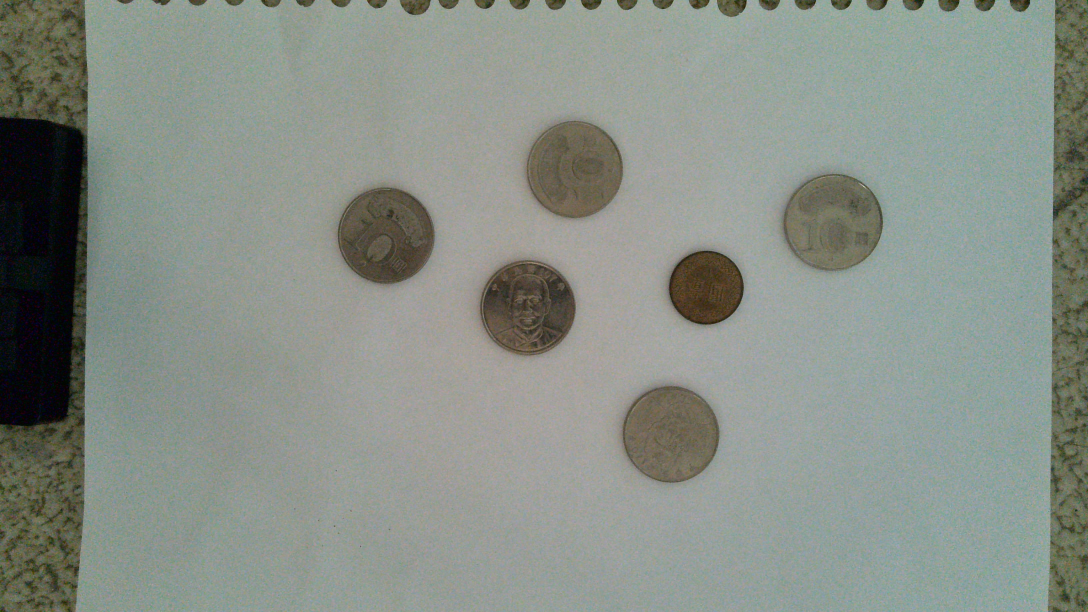
#> input picture DAY1/bright front and back/WIN_20250914_16_53_29_Pro.jpg, 3264 x 1836 px, found by its file name (shown at 1/3 size)
$ python 01_read_show.py
#> lines starting #> are read from the running program, lines starting #| are printed output that depends on the picture


import cv2
import os

print("="*50)
print("OpenCV 範例 01: 讀取並顯示圖片")
print("="*50)

current_dir = os.path.dirname(os.path.abspath(__file__))
parent_dir = os.path.dirname(current_dir)
img_path = "D:\\AWORKSPACE\\Github\\ComputerVisioncourse\\DAY1\\bright front and back\\WIN_20250914_16_53_29_Pro.jpg"

print(f"\n讀取圖片: {os.path.basename(img_path)}")

img = cv2.imread(img_path)
#> img is the input picture: shape (1836, 3264, 3); mean B, G, R 135.5, 143.7, 136.4

if img is None:
    print("錯誤：無法讀取圖片！")
else:
    print(f"原始圖片尺寸: {img.shape[1]} x {img.shape[0]}")
#| 原始圖片尺寸: 3264 x 1836

    max_width = 800
    max_height = 600
    height, width = img.shape[:2]
#> height = 1836; width = 3264

    if width > max_width or height > max_height:
        scale = min(max_width/width, max_height/height)
#> scale = 0.245
        new_width = int(width * scale)
#> new_width = 800
        new_height = int(height * scale)
#> new_height = 450
        img_resized = cv2.resize(img, (new_width, new_height))
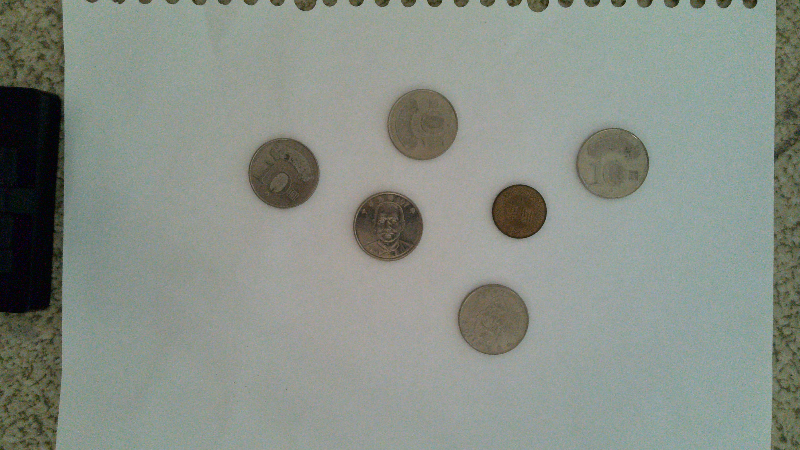
#> img_resized: shape (450, 800, 3); mean B, G, R 135.4, 143.6, 136.3
        print(f"縮放後尺寸: {new_width} x {new_height}")
#| 縮放後尺寸: 800 x 450
    else:
        img_resized = img
        print("圖片尺寸適中，不需縮放")

    cv2.imshow('Image', img_resized)
    print("\n按任意鍵關閉視窗...")
    cv2.waitKey(0)
    cv2.destroyAllWindows()

    print("\n完成！")

$ run again, with DAY1/bright front and back/WIN_20250914_16_54_03_Pro.jpg copied over DAY1/bright front and back/WIN_20250914_16_53_29_Pro.jpg
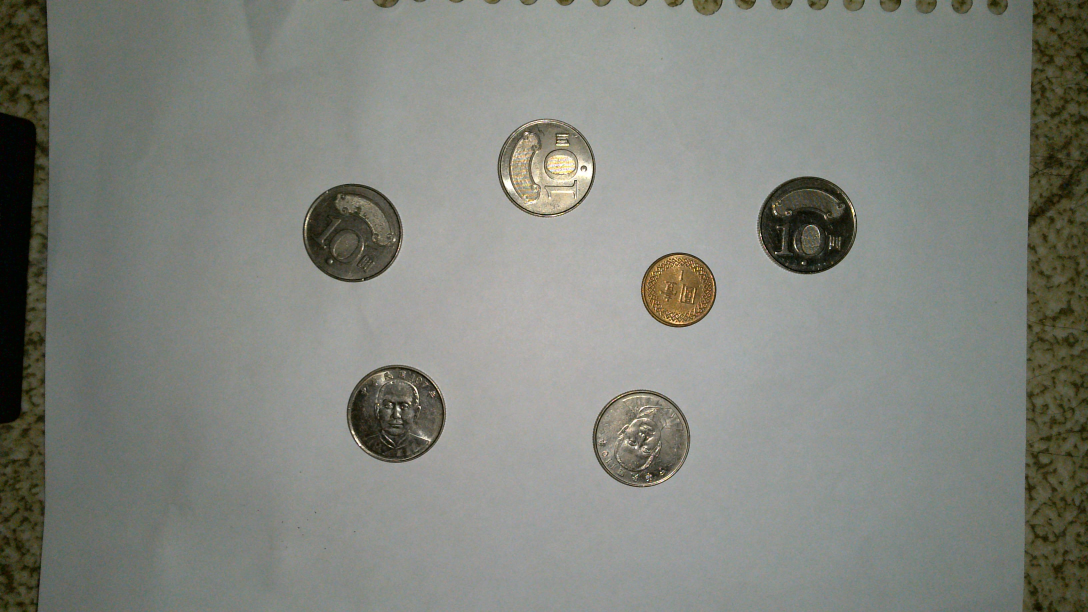
#> input picture DAY1/bright front and back/WIN_20250914_16_54_03_Pro.jpg, 3264 x 1836 px, found by its file name (shown at 1/3 size)
#> img is the input picture: shape (1836, 3264, 3); mean B, G, R 124.9, 132.1, 129.4
#| 原始圖片尺寸: 3264 x 1836
#> `img_resized = cv2.resize(img, (new_width, new_height))`:
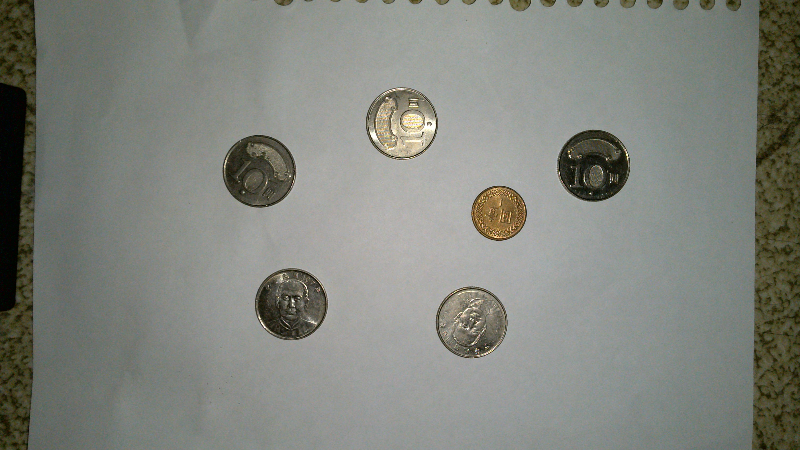
#> img_resized: shape (450, 800, 3); mean B, G, R 124.8, 132, 129.3
#| 縮放後尺寸: 800 x 450

$ run again, with DAY1/bright front and back/WIN_20250914_16_54_39_Pro.jpg copied over DAY1/bright front and back/WIN_20250914_16_53_29_Pro.jpg
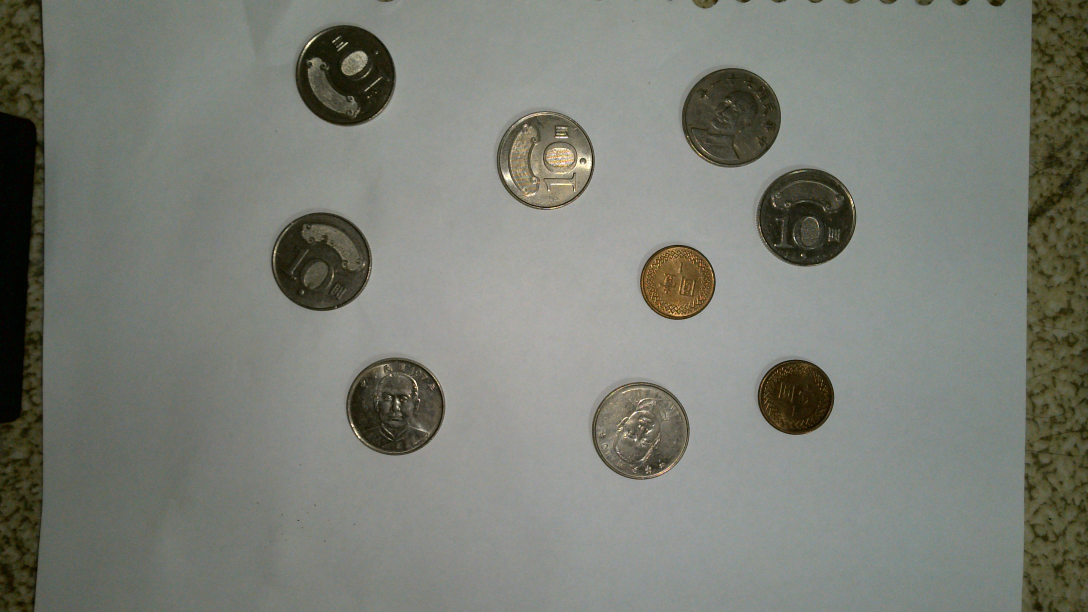
#> input picture DAY1/bright front and back/WIN_20250914_16_54_39_Pro.jpg, 3264 x 1836 px, found by its file name (shown at 1/3 size)
#> img is the input picture: shape (1836, 3264, 3); mean B, G, R 117.3, 125.8, 123
#| 原始圖片尺寸: 3264 x 1836
#> `img_resized = cv2.resize(img, (new_width, new_height))`:
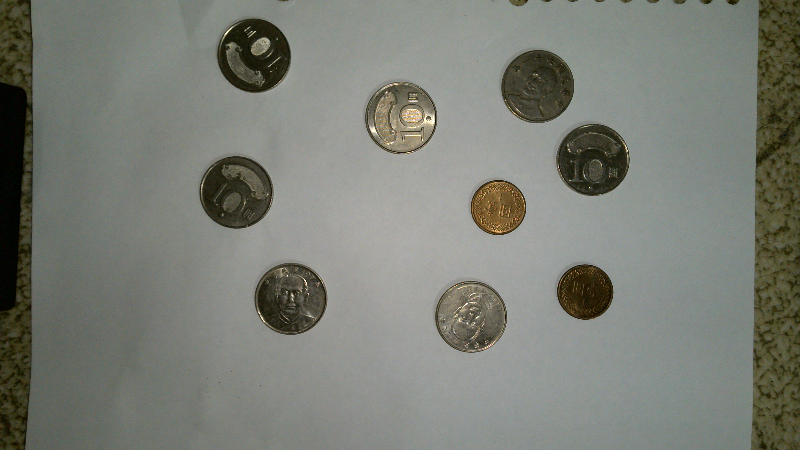
#> img_resized: shape (450, 800, 3); mean B, G, R 117.2, 125.7, 122.9
#| 縮放後尺寸: 800 x 450
